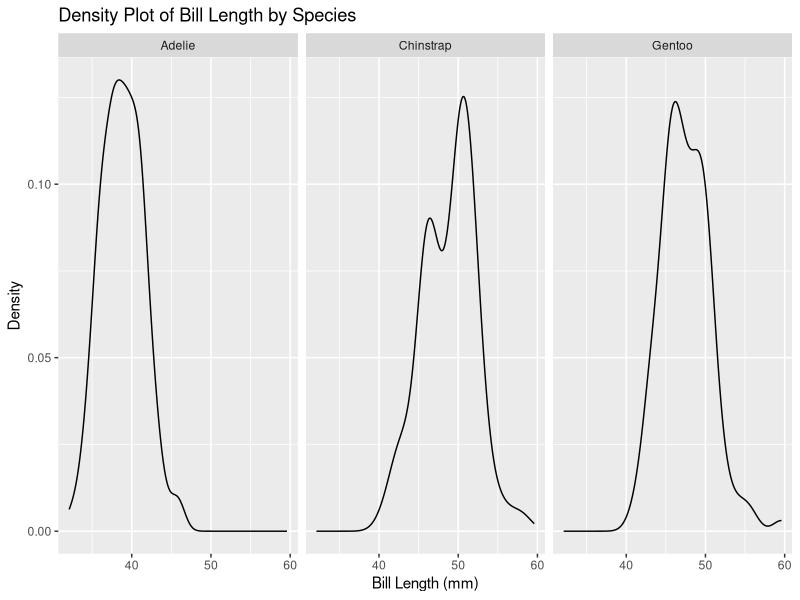
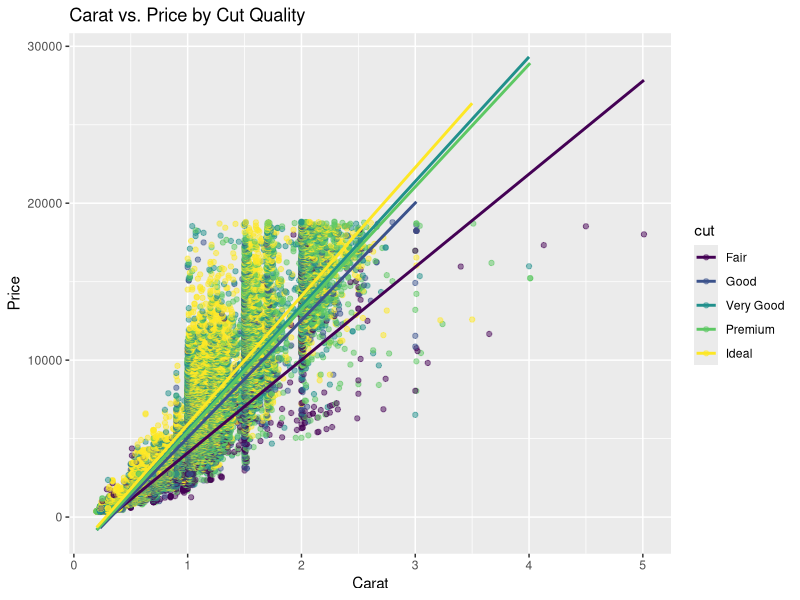
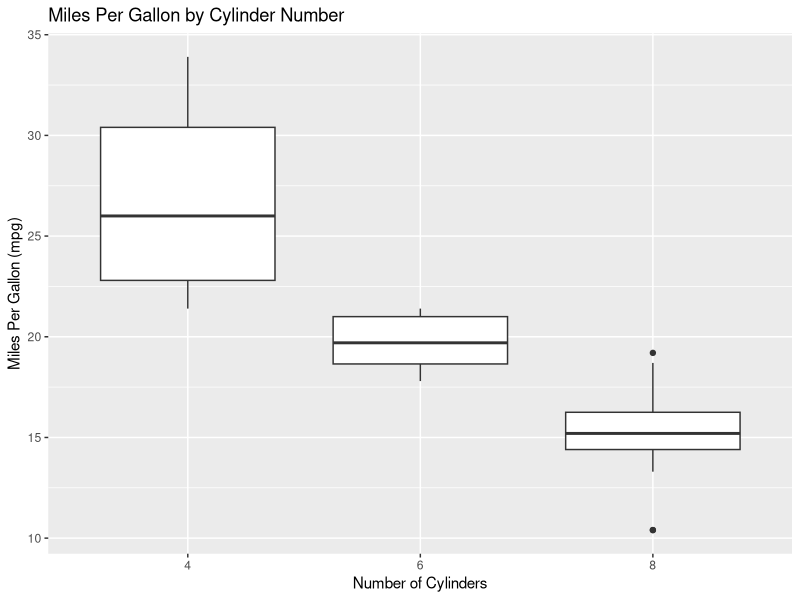
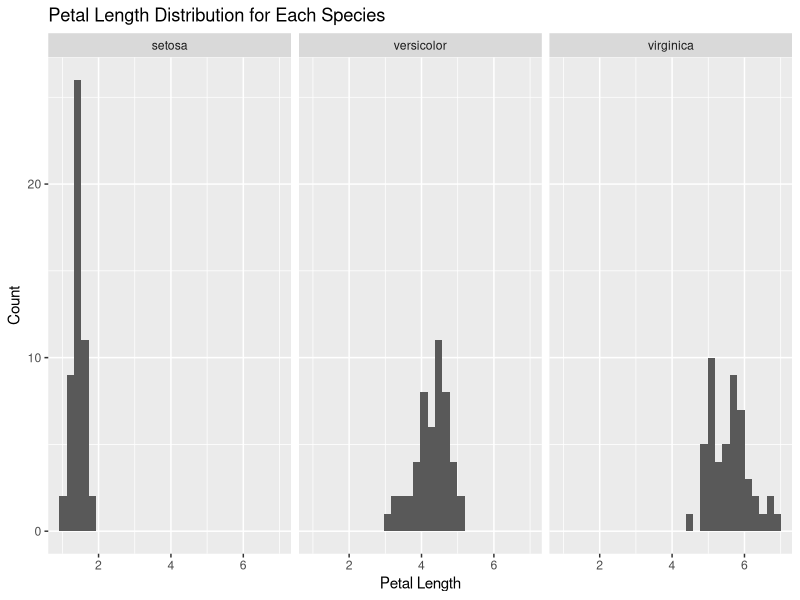

These charts were generated, in order, by the following R code:
# Please create teh following plots:

# Q1 ----

# Load the tidyverse library
library(tidyverse)

# Load the palmerpenguins library
library(palmerpenguins)

# Load the penguins dataset
data(penguins)

# Plot 1
# Create a density plot of the 'bill_length_mm' column of the penguins
# dataset.
# Use the ggplot() function to create the plot.
# Use the aes() function to specify the x-axis variable.
# Inside the aes() function, set the x parameter to the 'bill_length_mm'
# column of the penguins dataset.
# Add a + sign after the ggplot() function.
# Use the geom_density() function to add a density plot to the ggplot()
# function.
# Add a + sign after the geom_density() function.
# Use the facet_grid() function to add a facet to the ggplot() function.
# Inside the facet_grid() function, set the formula to
# "~ species".
# Add a + sign after the facet_grid() function.
# Use the labs() function to add a title to the ggplot() function.
# Inside the labs() function, set the title parameter to
# "Density Plot of Bill Length by Species".
# Set the x parameter to "Bill Length (mm)".
# Set the y parameter to "Density".

plot1 <- ggplot(penguins, aes(x = bill_length_mm)) + 
  geom_density() + 
  facet_grid(~ species) + 
  labs(title = "Density Plot of Bill Length by Species",
       x = "Bill Length (mm)",
       y = "Density")


# To verify your answer, run the following code
plot1

# Q2 ----

# Use the diamonds dataset from ggplot2
data(diamonds)

# Plot 2
# Create a scatter plot of 'carat' vs. 'price', colored by 'cut' quality.
# Use the ggplot() function to create the plot.
# Use the aes() function to specify the x-axis and y-axis variables.
# Inside the aes() function, set the x parameter to 'carat', the y parameter to 'price'.
# Add a + sign after the ggplot() function.
# Use the geom_point() function to add a scatter plot to the ggplot() function. 
# Inside the geom_point() function, use the aes() function to set the color parameter to 'cut'.
# Set the alpha parameter inside geom_point() to 0.5 to make the points semi-transparent if there is overplotting.
# Use the geom_smooth() function to add a smooth line through the points for each 'cut' category, setting the method argument to "lm" for linear models.
# Add a + sign after the geom_point() (and geom_smooth(), if used) function.
# Use the labs() function to add a title to the ggplot() function.
# Inside the labs() function, set the title parameter to "Carat vs. Price by Cut Quality",
# Set the x parameter to "Carat",
# Set the y parameter to "Price".

plot2 <- ggplot(diamonds, aes(x = carat, y = price)) + 
  geom_point(aes(color = cut), alpha = 0.5) +  
  geom_smooth(method = "lm", aes(color = cut), se = FALSE) +  
  labs(title = "Carat vs. Price by Cut Quality",
       x = "Carat",
       y = "Price")


# To verify your answer, run the following code
plot2

# Q3 ----


# Use the mtcars dataset
data(mtcars)

# Plot 3
# Create a boxplot of 'mpg' by 'cyl' (number of cylinders).
# Use the ggplot() function to create the plot.
# Use the aes() function to specify the x-axis and y-axis variables.
# Inside the aes() function, set the x parameter to 'cyl' and the y parameter to 'mpg'.
# NOTICE that you will need to convert the 'cyl' column to a factor using the factor() function. factor(cyl)
# Add a + sign after the ggplot() function.
# Use the geom_boxplot() function to add a boxplot to the ggplot() function.
# Add a + sign after the geom_boxplot() function.
# Use the labs() function to add a title to the ggplot() function.
# Inside the labs() function, set the title parameter to "Miles Per Gallon by Cylinder Number",
# Set the x parameter to "Number of Cylinders",
# Set the y parameter to "Miles Per Gallon (mpg)".

plot3 <- ggplot(mtcars, aes(x = factor(cyl), y = mpg)) + 
  geom_boxplot() +  
  labs(title = "Miles Per Gallon by Cylinder Number",
       x = "Number of Cylinders",
       y = "Miles Per Gallon (mpg)")


# To verify your answer, run the following code
plot3

# Q4 ----

# Use the iris dataset
data(iris)

# Plot 4
# Create a histogram of 'Petal.Length' for each species.
# Use the ggplot() function to create the plot.
# Use the aes() function to specify the x-axis variable.
# Inside the aes() function, set the x parameter to 'Petal.Length'.
# Add a + sign after the ggplot() function.
# Use the geom_histogram() function to add a histogram to the ggplot() function, and set bins to 30.
# Add a + sign after the geom_histogram() function.
# Use the facet_wrap() function to add a facet for 'Species'.
# Inside the facet_wrap() function, set the facets parameter to '~ Species'.
# Add a + sign after the facet_wrap() function.
# Use the labs() function to add a title to the ggplot() function.
# Inside the labs() function, set the title parameter to "Petal Length Distribution for Each Species",
# Set the x parameter to "Petal Length",
# Set the y parameter to "Count".

plot4 <- ggplot(iris, aes(x = Petal.Length)) + 
  geom_histogram(bins = 30) +  
  facet_wrap(~ Species) +  
  labs(title = "Petal Length Distribution for Each Species",
       x = "Petal Length",
       y = "Count")


# To verify your answer, run the following code
plot4
